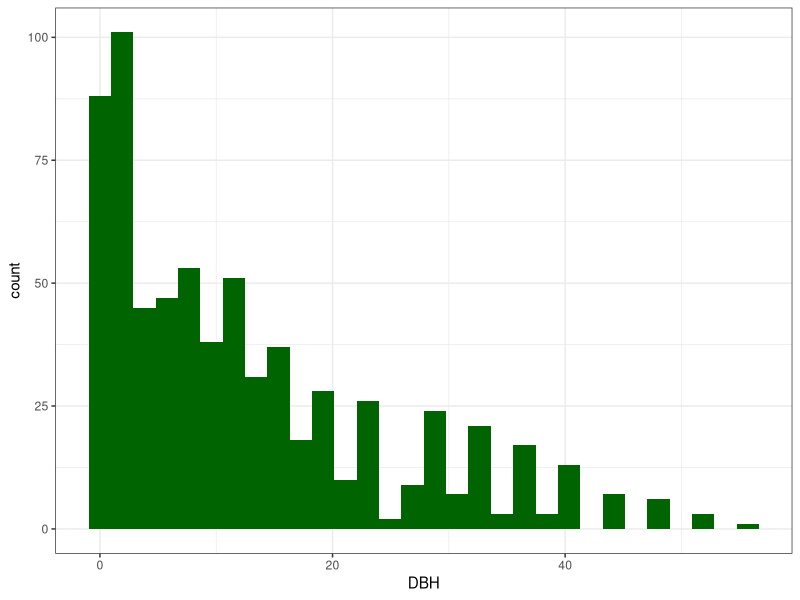
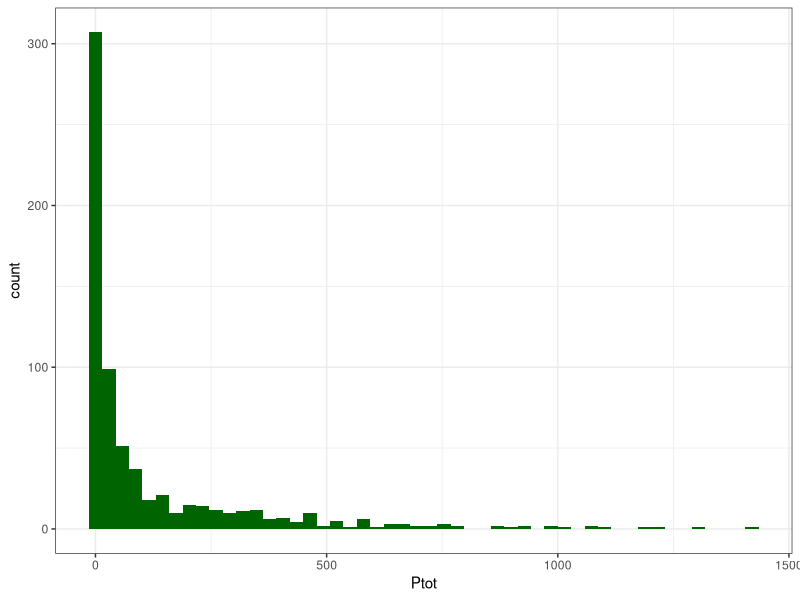
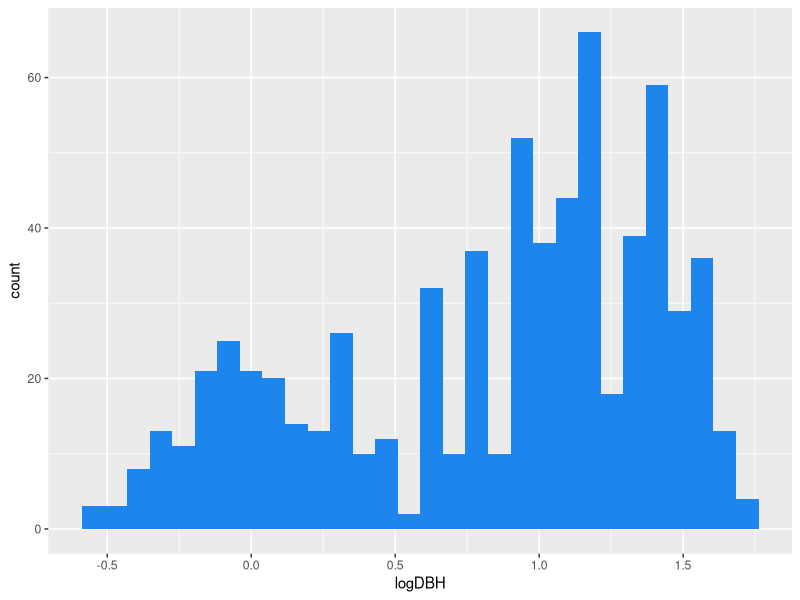
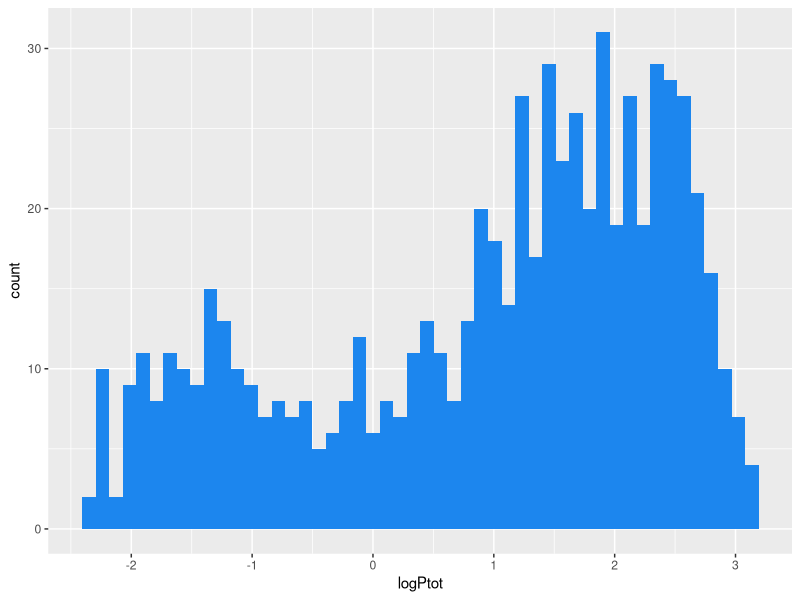
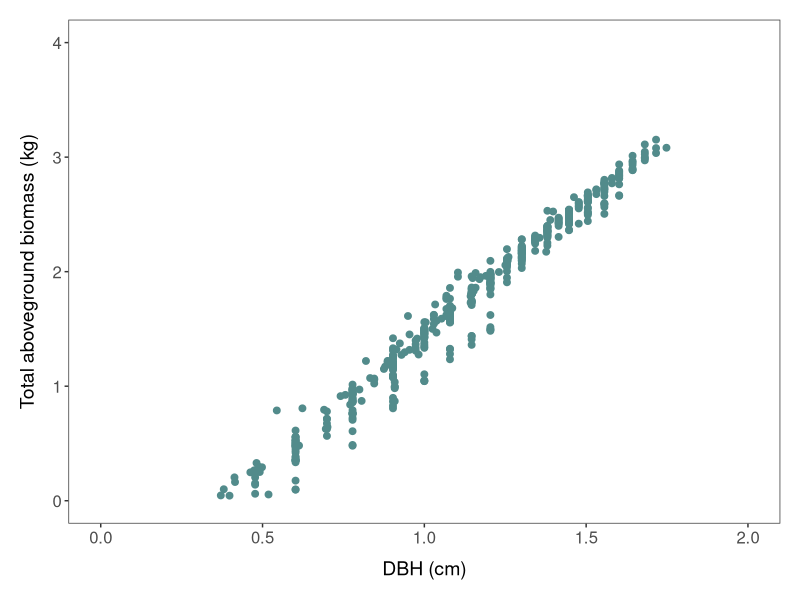
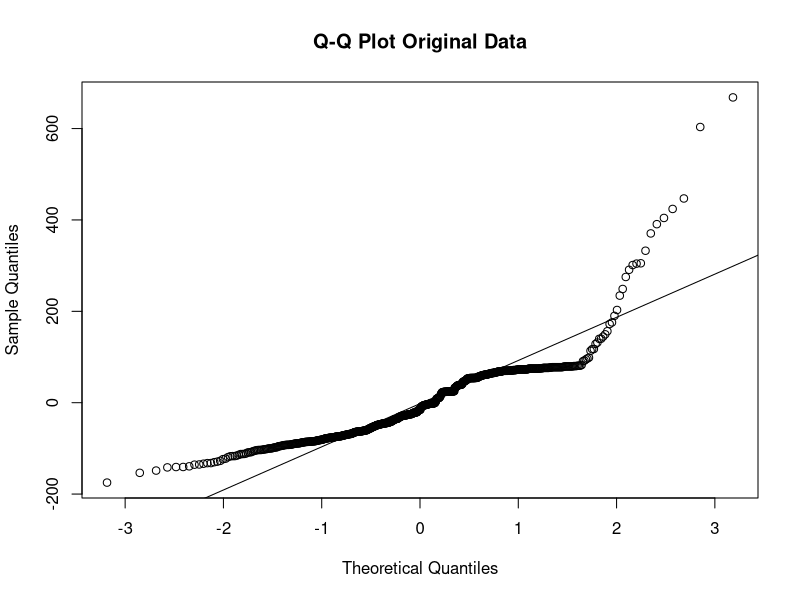
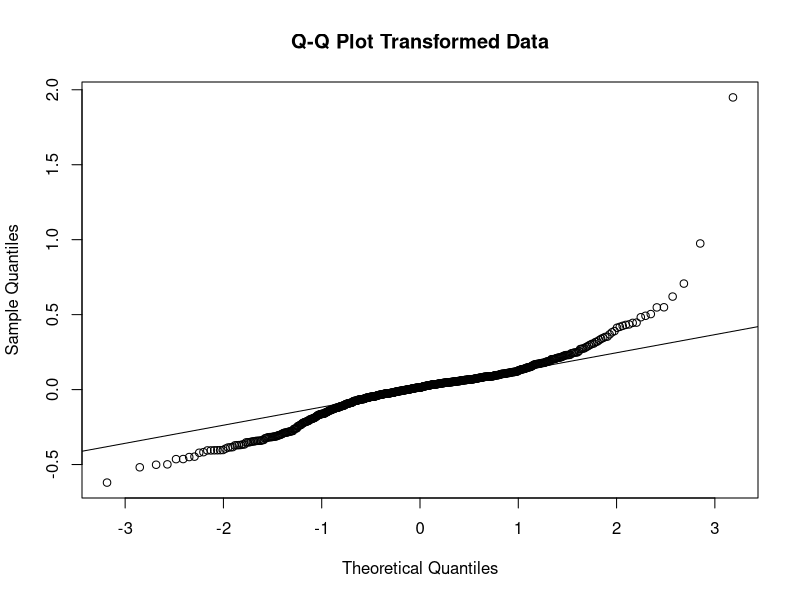

Reproduce these figures in R, in order. (Note: this script raises an error after producing the figures.)
####################################
#                                  #
#      Script on Tutorial 4        #
#      For Data Science in EES     #
#      Luisa-Marie Dickenmann      #
#      Semester 1, 2022            #
#                                  #
###################################################################
#                                                                 #
# This script guides through how to build a regression model      #
# and use the model's output to produce allometric equations      #
# for required variables                                          #    
#                                                                 #
###################################################################

library(tidyverse)
library(readxl)
library(skimr)

raw <- read_excel("Biomass_tree_DB.xlsx", sheet="Tree_db")

# Data wrangling ----
# Filter for chosen species (e.g., Scots pine)
# Remove rows that contain NAs
# Select required explanatory (e.g., DBH) and response (e.g., total live biomass) variables
unique(raw$Species)
trees <- raw %>% 
  filter(Species=="Pinus sylvestris L.") %>% 
  drop_na(Ptot, DBH) %>% 
  select(Species, DBH, Ptot)

range(trees$DBH)
range(trees$Pptot)
min(trees$Ptot)

# Visualise the relationship between response and explanatory variable ---- 
  # Visualise the distribution of the variables to determine whether data transformation is necessary
(distribution_DBH <- ggplot(trees, aes(x=DBH)) +
   geom_histogram(fill="#006400", bins=30) +
   theme_bw())
(distribution_biomass <- ggplot(trees, aes(x=Ptot)) +
    geom_histogram(fill="#006400", bins=50) +
    theme_bw())
  # Both response and explanatory variables are not normally distributed, but right-skewed
  # Since both our variables are not discrete but continuous (i.e., contain decimal points), 
    # sticking with a linear model but transforming the data is the more sensible approach

# Log10 transforming both variables
trees <- trees %>% 
  mutate(logPtot = log10(Ptot)) %>% 
  mutate(logDBH = log10(DBH))
# Careful! Log transformation only works for positive (i.e. non-zero) data. 
# If the data is not that strongly right-skewed, you might find that taking the square root (sqrt(x))
 # is a better option, as it is a 'weaker' transformation

# What does the distribution look like now?
(distribution_logDBH <- ggplot(trees, aes(x=logDBH)) +
    geom_histogram(fill="#1C86EE", bins=30))
(distribution_logbiomass <- ggplot(trees, aes(x=logPtot)) +
    geom_histogram(fill="#1C86EE", bins=50))

# What are the maximum values for both variables?
  # This is useful for setting the limits for the x and y axes should ggplot not set them correctly
max(trees$logDBH)
max(trees$logPtot)

# Visualising the relationship
(DBH_biomass <- ggplot(trees, aes(x = logDBH, y = logPtot)) +
    geom_point(size=2, colour="#528B8B")) +
  geom_smooth(method="", colour="#8F8F8F") +
  theme_bw() + 
  xlab("DBH (cm)") +
  ylab("Total aboveground biomass (kg)")  +
  theme(axis.text.x=element_text(size=12),
        axis.text.y=element_text(size=12),
        panel.grid=element_blank(),
        plot.margin=unit(c(0.5,0.5,0.5,0.5), units = , "cm"),
        axis.title.x=element_text(margin = margin(t = 10)),
        axis.title.y=element_text(margin = margin(r = 10)),
        axis.title=element_text(size=14)
  ) +
  xlim(0,2) +
  ylim(0,4)
  # The relationship now looks linear and we can use a linear model to quantify the relationship between the variables


# Making the model ----
  # Original data
DBH_biomass_mod_original <- lm(Ptot~DBH, data=trees)
anova(DBH_biomass_mod_original)
summary(DBH_biomass_mod_original)

  # Transformed data
DBH_biomass_mod_transformed <- lm(logPtot~logDBH, data=trees)
  # Extract coefficients
summary(DBH_biomass_mod_transformed)

# The model with the original data has a larger standard error
# The p-value is the same for both the original and the transformed data

# Assess whether our models follow the assumptions of linear models
  # Original data
qqnorm(DBH_biomass_mod_original$residuals, main = 'Q-Q Plot Original Data')
qqline(DBH_biomass_mod_original$residuals)

  # Transformed data
qqnorm(DBH_biomass_mod_transformed$residuals, main = 'Q-Q Plot Transformed Data')
qqline(DBH_biomass_mod_transformed$residuals)

# Back-transform the data to make units of predictions sensible
trees <- trees %>% 
  mutate(reversePtot = 10^log(Ptot)) %>% 
  mutate(reverseDBH = 10^log(DBH))
  # The back-transformed data should match the original data

# ALLOMETRIC EUQATIONS ---- 
  # Total live biomass = slope * DBH + intercept
  # To predict the response variable (total live biomass) with explanatory variable (DBH), 
    # we need the slope and the intercept of the model's regression line
  # Intercept = -1.13
  # Slope = 2.52
  # Because we have log-transformed our data, some values will be negative. 
  # The allometric equation is therefore:
    # Total live biomass = 2.52 * DBH + (-1.13)
  
  
# ERROR QUANTIFICATION ----
  # We do have an equation now, but we need to know how good our predictions are
  # For this, we can compare the actual measured data with what our model would 
    # predict the response variable to be and produce a root mean squared error (RMSE)

# Data frame with observed explanatory and response variables
  # Live biomass is predicted using observed log-transformed data
  # The difference between the observed and predicted data is calculated

RMSE_calculations <- trees %>% 
    select(logPtot, logDBH) %>%
    mutate(intercept=-1.13, slope=2.52, predicted_biomass=slope*logDBH+intercept,
           difference=predicted_biomass-logPtot, reverse_difference=10^log(difference))

  # RMSE = the square root of the sum of all differences divided by the number of observations
RMSE_log10 <- (sqrt(sum(RMSE_calculations$difference))/length(RMSE_calculations$difference))

RMSE <- 10^log(RMSE)
